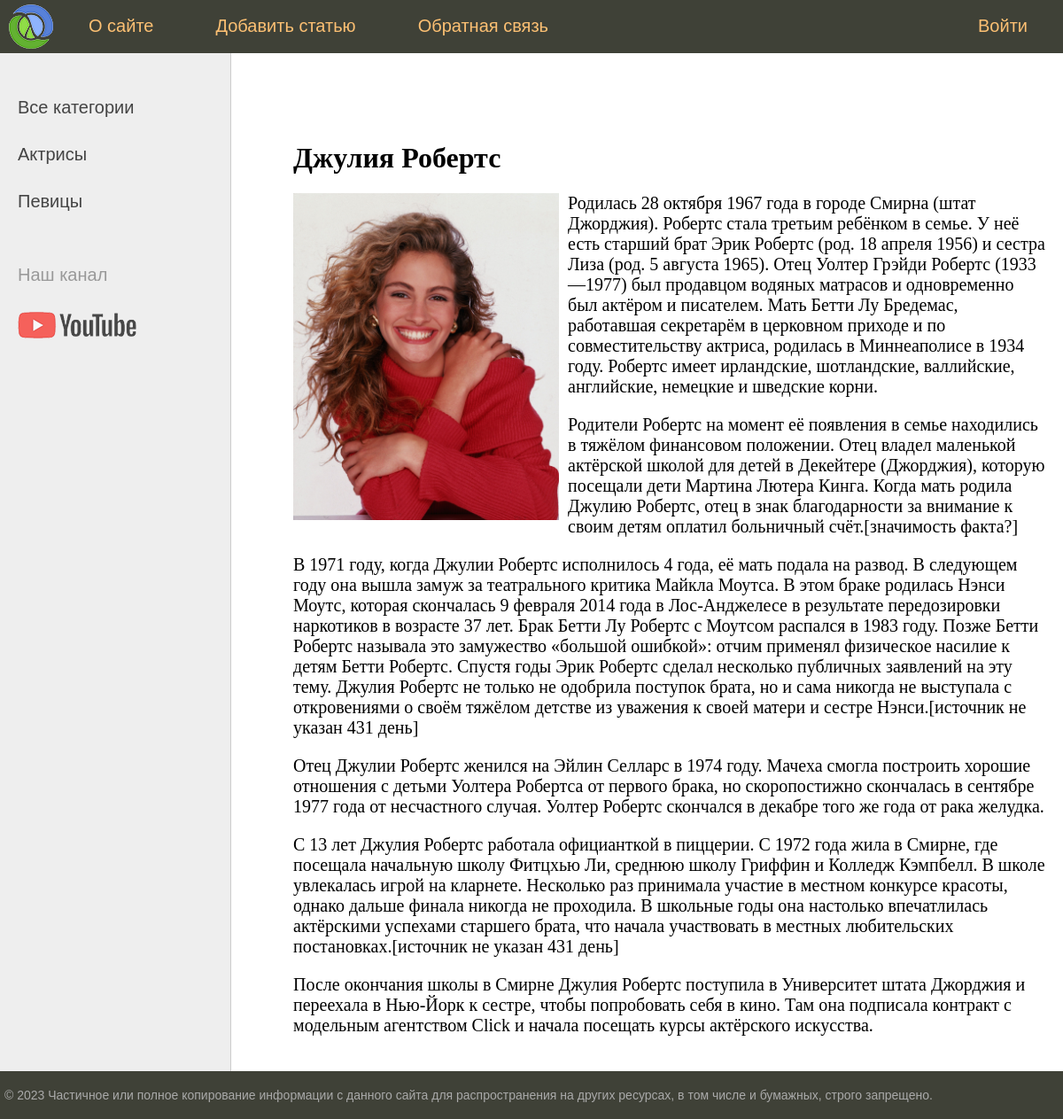
Screenshot of /post/julia-roberts/ with the database file from the repository.
### women/models.py (models this page shows, shortened)
class Category(models.Model):
    name = models.CharField(max_length=100, db_index=True, verbose_name='Категория')
    slug = models.SlugField(max_length=255, unique=True, db_index=True, verbose_name="URL")
    def get_absolute_url(self):
        return reverse('category', kwargs={'cat_slug': self.slug})
    class Meta:
        verbose_name = 'Категории'
        verbose_name_plural = 'Категории'
        ordering = ['id']

class Women(models.Model):
    title = models.CharField(max_length=255, verbose_name='Заголовок')
    slug = models.SlugField(max_length=255, unique=True, db_index=True, verbose_name="URL")
    content = models.TextField(blank=True, verbose_name='Текст статьи')
    photo = models.ImageField(upload_to="photos/%Y/%m/%d/", verbose_name='Фото')
    time_create = models.DateTimeField(auto_now_add=True, verbose_name='Время создания')
    time_update = models.DateTimeField(auto_now=True, verbose_name='Время изменения')
    is_published = models.BooleanField(default=True, verbose_name='Публикация')
    cat = models.ForeignKey('Category', on_delete=models.PROTECT, verbose_name='Категория')
    class Meta:
        verbose_name = 'Известные женщины'
        verbose_name_plural = 'Известные женщины'
        ordering = ['-time_create', 'title']

### women/views.py (the view)
# urls.py: path('post/<slug:post_slug>/', show_post, name='post'),
def show_post(request, post_slug):
    post = get_object_or_404(Women, slug=post_slug)
    context = {
        'post': post,
        'menu': menu,
        'title': post.title,
        'cat_selected': post.cat.slug,
    }
    return render(request, 'women/post.html', context=context)

### women/templatetags/women_tags.py (called while the page is built)
@register.inclusion_tag('women/list_categories.html')
def show_categories(sort=None, cat_selected=0):
    if not sort:
        cats = Category.objects.all()
    else:
        cats = Category.objects.order_by(sort)
    return {"cats": cats, "cat_selected": cat_selected}

### women/templates/women/post.html
{% extends 'women/base.html' %}
{% block content %}
<h1>{{post.title}}</h1>
{% if post.photo %}
<p><img class="img-article-left" src="{{post.photo.url}}"></p>
{% endif %}
{{post.content|linebreaks}}
{% endblock %}

### women/templates/women/list_categories.html
{% for c in cats %}
	{% if c.pk == cat_selected %}
		<li class="selected">{{c.name}}</li>
	{% else %}
		<li><a href="{{ c.get_absolute_url }}">{{c.name}}</a></li>
	{% endif %}
{% endfor %}

### women/static/women/css/styles.css (style rules this page uses)
html, body { font-family: 'Arial'; margin: 0; padding: 0; height: 100%; width: 100%; color: #444; }
a { color: #0059b2; text-decoration: none; }
img { max-width: 600px; height: auto; }
img.img-article-left { max-width: 300px; height: auto; float: left; padding: 0 10px 10px 0; }
.left-chapters ul li { margin: 30px 0 0 0; color: #999; }
.left-chapters ul li a { color: #444; text-decoration: none; }
.content-text h1 { font-size: 32px; }

### rows the page displays
Category: name "Актрисы"
Category: name "Певицы"
Women: title "Джулия Робертс", photo (picture), content "Родилась 28 октября 1967 года в городе Смирна (штат Джорджия). Робертс стала третьим ребёнком в семье. У неё есть старший брат Эрик Робертс (род. 18 апреля 1956) и сестра Лиза (род. 5 августа 1965). Отец Уолтер Грэйди Робертс (1933—1977) был продавцом водяных матрасов и одновременно был актёром и писателем. Мать Бетти Лу Бредемас, работавшая секретарём в церковном приходе и по совместительству актриса, родилась в Миннеаполисе в 1934 году. Робертс имеет ирландские, шотландские, валлийские, английские, немецкие и шведские корни. Родители Робертс на момент её появления в семье находились в тяжёлом финансовом положении. Отец владел маленькой актёрской школой для детей в Декейтере (Джорджия),…"

### other values shown
{{ m.title }} "О сайте" "Добавить статью" "Обратная связь"
{{ m.title }} "Войти"
